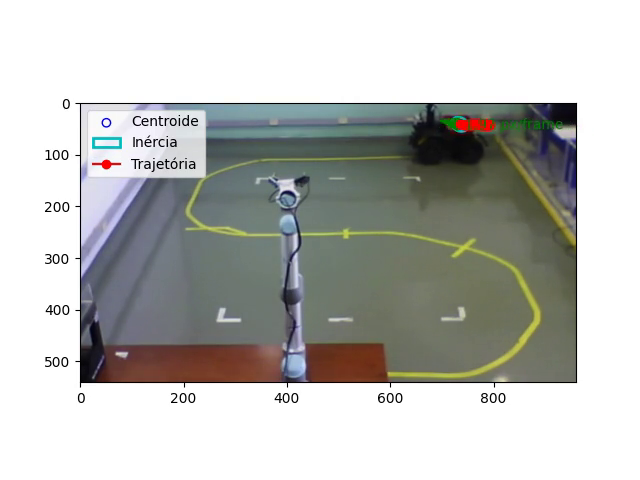
#> input picture frame 206 of husky1_original_with_ellipse_and_trace.mp4, 640 x 480 px, given in place of video1_husky.mp4, which was not available
$ jupyter execute --allow-errors EDProj-EstimacaoRoboMovel.ipynb   (text cells are left out)
#> lines starting #> are read from the running program, lines starting #| are printed output that depends on the picture; after the words box and inside, x2 and y2 are one past the last pixel; in counts of white or black regions, pixels touching at a corner belong together; pictures that were not available may be replaced by others from this repository, and a replacement may not be noted
#> further down, frame is the input picture: shape (480, 640, 3); mean B, G, R 186.4, 189.8, 188.7
#> `gray_frame = cv2.cvtColor(frame, cv2.COLOR_BGR2GRAY)`:
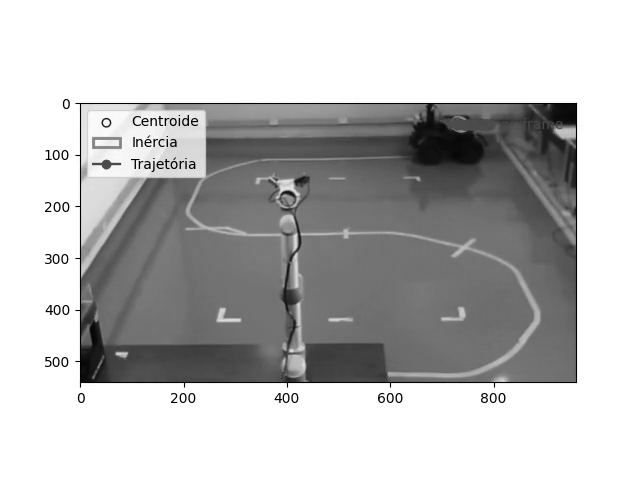
#> gray_frame: shape (480, 640); min 0, max 255, mean 189.1
#> `R = frame[:, :, 2]`:
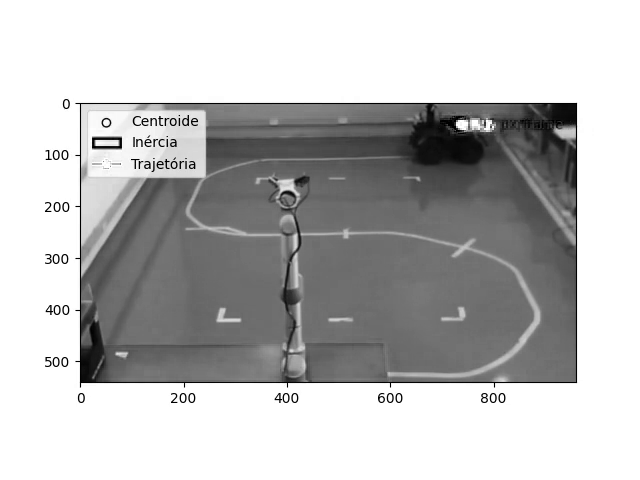
#> R: shape (480, 640); min 0, max 255, mean 188.7
#> `B = frame[:, :, 0]`:
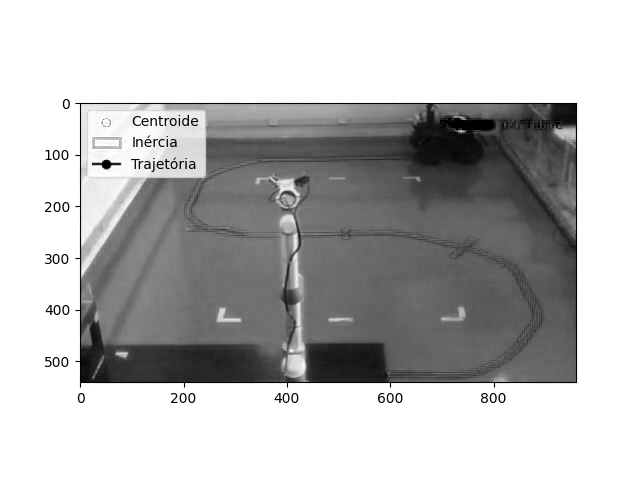
#> B: shape (480, 640); min 0, max 255, mean 186.4
#> `Y = R + B + G`:
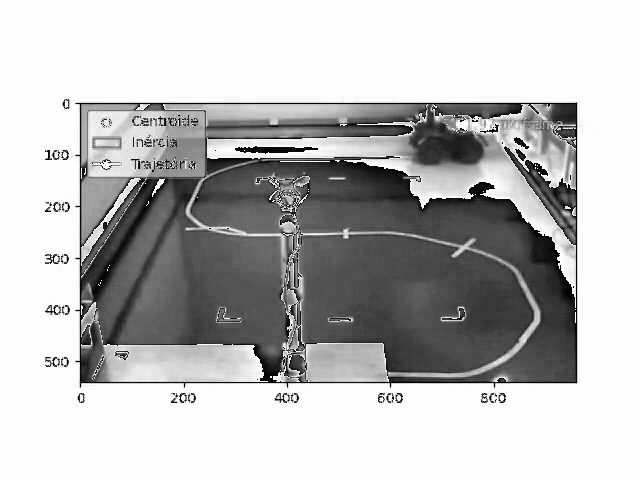
#> Y: shape (480, 640); min 0, max 255, mean 187.1
#> `r = R / Y`:
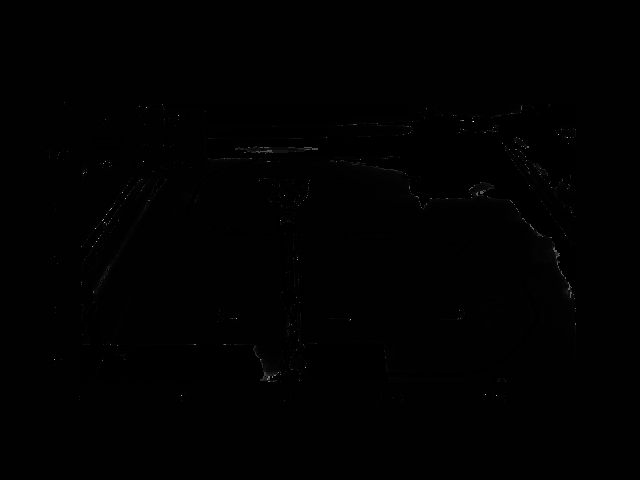
#> r: shape (480, 640) float64; 0.25% of the values are NaN or infinite; the others: min 0, max 255, mean 1.4; drawn with min black, max white, NaN and infinite black
#> `Frame_tresh = ((r >= 0.5) & (g <= 0.2)).astype(np.uint8) * 255`:
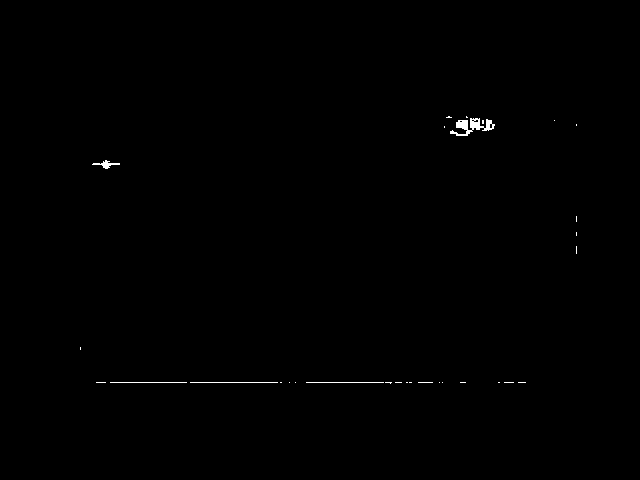
#> Frame_tresh: shape (480, 640); 0.26% white; 30 white regions (25 under 20 px), largest, box (x1, y1, x2, y2) and area: (450, 118, 495, 136) 349, (92, 160, 120, 169) 92, (190, 382, 278, 383) 88, (306, 382, 384, 383) 78, (110, 382, 187, 383) 77
[cell 1]
### Carregando as Bibliotecas a serem utilizadas em cada etapa do programa

import cv2
import sys
import numpy as np
import matplotlib.pyplot as plt
import imageio
from matplotlib.backends.backend_agg import FigureCanvasAgg as FigureCanvas
from matplotlib.patches import FancyArrowPatch

[cell 2]
plt.close('all')
print('Resultados Obtidos no Programa: ')

# Carregando o arquivo de vídeo
husky = cv2.VideoCapture("video1_husky.mp4")

# Definindo S1
S1 = np.ones((3, 3), dtype=np.uint8)

def plot_moments(image):
    fig, ax = plt.subplots()
    ax.imshow(image, cmap='gray')
    m00 = np.sum(image)
#> m00 = 917
    #print("ÁREA =", m00)

    rows, cols = image.shape
    x = np.arange(cols)
    y = np.arange(rows)
    X, Y = np.meshgrid(x, y)

    uc = np.sum(X * image) / m00
#> uc = 366.4
    vc = np.sum(Y * image) / m00
#> vc = 223.4

    ax.scatter(uc, vc, c='none', edgecolors='b', marker='o', label='Centroide')
    #print('O centroide da imagem é:', [uc, vc])

    u20 = np.sum((X - uc)**2 * image) / m00
#> u20 = 21612.3
    u02 = np.sum((Y - vc)**2 * image) / m00
#> u02 = 14368.9
    u11 = np.sum((X - uc) * (Y - vc) * image) / m00
#> u11 = -8683.6
    J = np.array([[u20, u11], [u11, u02]])
#> J = [[21612.3, -8683.6], [-8683.6, 14368.9]]

    # [4 lines of commented-out code are left out]
    lmbda, x = np.linalg.eig(J)
#> lmbda = [27399.2, 8582]; x = [[0.832, 0.555], [-0.555, 0.832]]
    i = np.argmax(lmbda)
#> i = 0
    v = x[:, i]
#> v = [0.832, -0.555]
    angle = np.rad2deg(np.arctan2(v[1], v[0]))
#> angle = -33.68
    #print("DIREÇÃO =", angle, 'GRAUS')

    ellipse = plt.matplotlib.patches.Ellipse((uc, vc), width=np.sqrt(lmbda[0] * 5.991), height=np.sqrt(lmbda[1] * 5.991),
                                             angle=angle, edgecolor='c', linewidth=2, fill=False, label='Inércia')
    ax.add_patch(ellipse)

    ax.legend()
    plt.close(fig)  # Fechar a figura após obter os dados
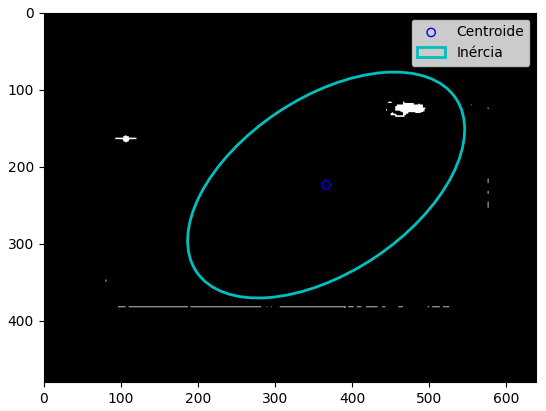
#> figure drawn by matplotlib, 1 panel
#> `img = np.array(canvas.renderer.buffer_rgba())`:
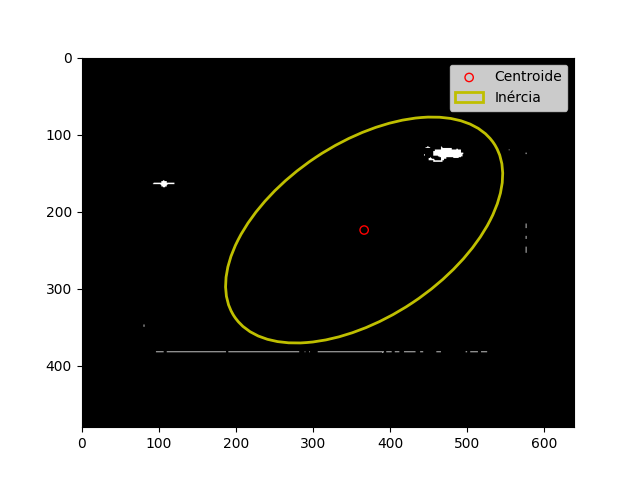
#> img: shape (480, 640, 4); mean of channels 0, 1, 2, 3 106.4, 107.9, 108, 255; drawn as B, G, R

    return fig

### -> Configuração do arquivo de vídeo de saída
video_writer = imageio.get_writer('husky1_with_ellipse1.mp4', fps=5)

# A cada frame do vídeo carregado, será realizada um conjunto de operações
i = 0
#> (the rest of this cell did not finish here and is left out)

[cell 3]
plt.close('all')
print('Resultados Obtidos no Programa: ')

# Carregando o arquivo de vídeo
husky = cv2.VideoCapture("video1_husky.mp4")

# Definindo S1
S1 = np.ones((3, 3), dtype=np.uint8)

def plot_moments(image, centroid_history):
    fig, ax = plt.subplots()
    ax.imshow(image, cmap='gray')
    m00 = np.sum(image)
#> m00 = 917
    #print("ÁREA =", m00)

    rows, cols = image.shape
    x = np.arange(cols)
    y = np.arange(rows)
    X, Y = np.meshgrid(x, y)

    uc = np.sum(X * image) / m00
#> uc = 366.4
    vc = np.sum(Y * image) / m00
#> vc = 223.4

    centroid_history.append((uc, vc))  # Adiciona a posição atual à lista de histórico

    # Desenha a trajetória (rastro) do centróide
    if len(centroid_history) > 1:
        centroid_history_np = np.array(centroid_history)
        ax.plot(centroid_history_np[:, 0], centroid_history_np[:, 1], 'ro-', label='Trajetória')

    ax.scatter(uc, vc, c='none', edgecolors='b', marker='o', label='Centroide')
    #print('O centroide da imagem é:', [uc, vc])

    u20 = np.sum((X - uc)**2 * image) / m00
#> u20 = 21612.3
    u02 = np.sum((Y - vc)**2 * image) / m00
#> u02 = 14368.9
    u11 = np.sum((X - uc) * (Y - vc) * image) / m00
#> u11 = -8683.6
    J = np.array([[u20, u11], [u11, u02]])
#> J = [[21612.3, -8683.6], [-8683.6, 14368.9]]

    # [4 lines of commented-out code are left out]
    lmbda, x = np.linalg.eig(J)
#> lmbda = [27399.2, 8582]; x = [[0.832, 0.555], [-0.555, 0.832]]
    i = np.argmax(lmbda)
#> i = 0
    v = x[:, i]
#> v = [0.832, -0.555]
    angle = np.rad2deg(np.arctan2(v[1], v[0]))
#> angle = -33.68
    #print("DIREÇÃO =", angle, 'GRAUS')

    ellipse = plt.matplotlib.patches.Ellipse((uc, vc), width=np.sqrt(lmbda[0] * 5.991), height=np.sqrt(lmbda[1] * 5.991),
                                             angle=angle, edgecolor='c', linewidth=2, fill=False, label='Inércia')
    ax.add_patch(ellipse)

    ax.legend()
    plt.close(fig)  # Fechar a figura após obter os dados

    return fig

### -> Configuração do arquivo de vídeo de saída
video_writer = imageio.get_writer('husky1_with_ellipse_and_trace1.mp4', fps=5)

# Lista para armazenar o histórico de posições do centróide
centroid_history = []

# A cada frame do vídeo carregado, será realizada um conjunto de operações
i = 0
#> (the rest of this cell did not finish here and is left out)

[cell 4]
import cv2
import numpy as np
import matplotlib.pyplot as plt
from matplotlib.backends.backend_agg import FigureCanvasAgg as FigureCanvas
import imageio
import sys

plt.close('all')
print('Resultados Obtidos no Programa: ')

# Carregando o arquivo de vídeo
husky = cv2.VideoCapture("video1_husky.mp4")

# Definindo a quantidade de FPS do vídeo e intervalo entre os frames a serem amostrados:
fps = 25
numframes = 50

# Redirecionar a saída padrão para um arquivo de texto
sys.stdout = open('husky_informations.txt', 'w')

# Definindo S1
S1 = np.ones((3, 3), dtype=np.uint8)

def plot_moments(frame, centroid_history):
    fig, ax = plt.subplots()

    # Mostrar o frame original
    ax.imshow(cv2.cvtColor(frame, cv2.COLOR_BGR2RGB))

    # Convertendo para escala de cinza
    gray_frame = cv2.cvtColor(frame, cv2.COLOR_BGR2GRAY)

    # Geramos aqui a cromaticidade do frame
    R = frame[:, :, 2]
    B = frame[:, :, 0]
    G = frame[:, :, 1]
    Y = R + B + G
    r = R / Y
    g = G / Y

    # Com r podemos aplicar o thresholding para demilitar a caixa
    # Limites para delimitar a parte vermelha do husky
    Frame_tresh = ((r >= 0.5) & (g <= 0.2)).astype(np.uint8) * 255

    # Removendo o ruído da imagem
    Frame_noise = cv2.erode(cv2.dilate(Frame_tresh, S1), S1)
    # Frame_noise = cv2.erode(cv2.dilate(Frame_noise, S2), S2)

    # Gerando os blobs da imagem
    _, Frame_blobs = cv2.connectedComponents(Frame_noise)
    Frame_blobs = Frame_blobs > 0

    m00 = np.sum(Frame_blobs)
#> m00 = 917
    rows, cols = Frame_blobs.shape
    x = np.arange(cols)
    y = np.arange(rows)
    X, Y = np.meshgrid(x, y)

    uc = np.sum(X * Frame_blobs) / m00
#> uc = 366.4
    vc = np.sum(Y * Frame_blobs) / m00
#> vc = 223.4

    centroid_history.append((uc, vc))  # Adiciona a posição atual à lista de histórico

    # Desenha a trajetória (rastro) do centróide
    if len(centroid_history) > 1:
        centroid_history_np = np.array(centroid_history)
        ax.plot(centroid_history_np[:, 0], centroid_history_np[:, 1], 'ro-', label='Trajetória')

    ax.scatter(uc, vc, c='none', edgecolors='b', marker='o', label='Centroide')
    print("\n------------------- Husky Information ----------------------")
    print('Centroide da Imagem:', [uc, vc])

    u20 = np.sum((X - uc)**2 * Frame_blobs) / m00
#> u20 = 21612.3
    u02 = np.sum((Y - vc)**2 * Frame_blobs) / m00
#> u02 = 14368.9
    u11 = np.sum((X - uc) * (Y - vc) * Frame_blobs) / m00
#> u11 = -8683.6
    J = np.array([[u20, u11], [u11, u02]])
#> J = [[21612.3, -8683.6], [-8683.6, 14368.9]]
    print("Momentos Centrais e Matriz de Inércia:")
    print(J)

    lmbda, x = np.linalg.eig(J)
#> lmbda = [27399.2, 8582]; x = [[0.832, 0.555], [-0.555, 0.832]]
    i = np.argmax(lmbda)
#> i = 0
    v = x[:, i]
#> v = [0.832, -0.555]
    angle = np.rad2deg(np.arctan2(v[1], v[0]))
#> angle = -33.68
    print("Direção:", angle, '[graus]')
    print("------------------------------------------------------------")

    ellipse = plt.matplotlib.patches.Ellipse((uc, vc), width=np.sqrt(lmbda[0] * 5.991), height=np.sqrt(lmbda[1] * 5.991),
                                             angle=angle, edgecolor='c', linewidth=2, fill=False, label='Inércia')
    ax.add_patch(ellipse)

    ax.legend()
    plt.close(fig)  # Fechar a figura após obter os dados
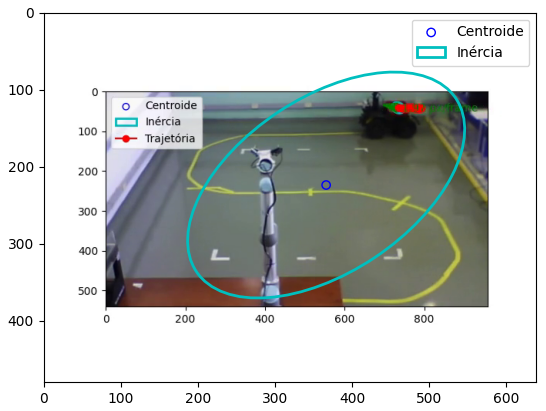
#> figure drawn by matplotlib, 1 panel
#> `img = np.array(canvas.renderer.buffer_rgba())`:
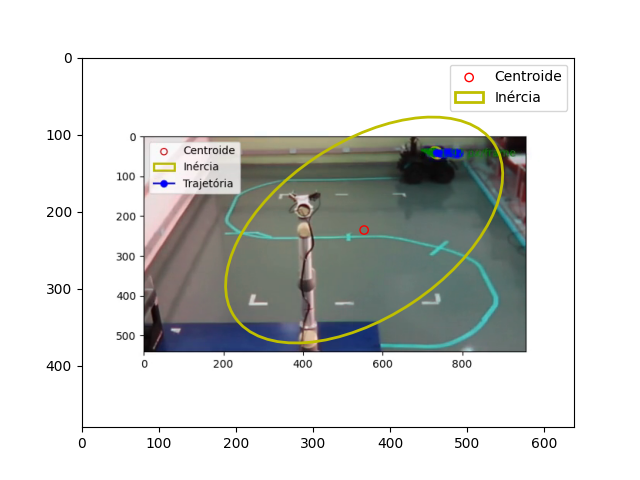
#> img: shape (480, 640, 4); mean of channels 0, 1, 2, 3 211.7, 213.8, 211.9, 255; drawn as B, G, R

    return fig

### -> Configuração do arquivo de vídeo de saída
video_writer = imageio.get_writer('husky1_original_with_ellipse_and_trace.mp4', fps=fps)

# Lista para armazenar o histórico de posições do centróide
centroid_history = []

# Variáveis para calcular a distância total percorrida
total_distance = 0

# A cada frame do vídeo carregado, será realizada um conjunto de operações
i = 0
#> (the rest of this cell did not finish here and is left out)

$ run again, starting later in the video
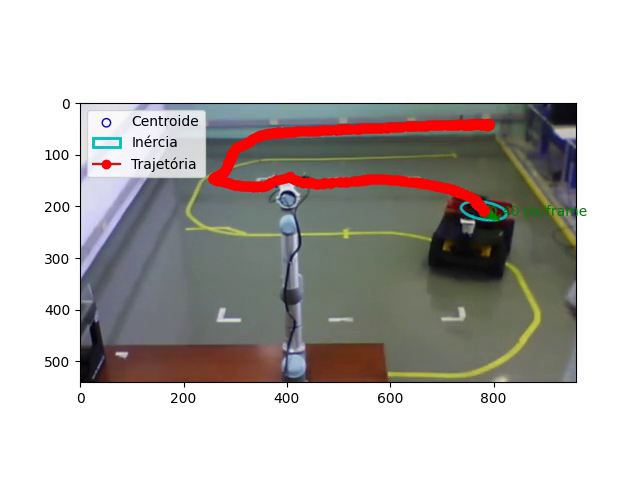
#> input picture frame 929 of husky1_original_with_ellipse_and_trace.mp4, 640 x 480 px, given in place of video1_husky.mp4, which was not available
#> frame is the input picture: shape (480, 640, 3); mean B, G, R 183.3, 186.1, 190.1
#> Frame_tresh: shape (480, 640); 2% white; 31 white regions (22 under 20 px), largest, box (x1, y1, x2, y2) and area: (209, 118, 495, 216) 5613, (92, 160, 121, 169) 92, (306, 382, 387, 383) 81
#> Frame_noise: shape (480, 640); 2.1% white; 23 white regions (14 under 20 px), largest, box (x1, y1, x2, y2) and area: (209, 118, 495, 216) 5899, (92, 160, 121, 169) 99, (306, 382, 387, 383) 81
#> `_, Frame_blobs = cv2.connectedComponents(Frame_noise)`:
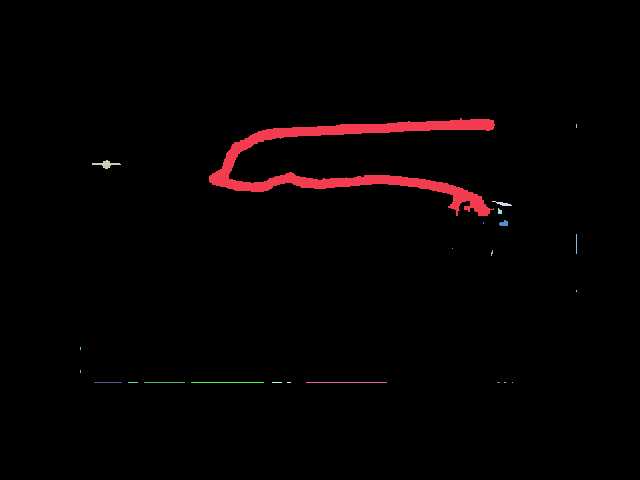
#> Frame_blobs: shape (480, 640) int32; 24 distinct labels, from 0 to 23; one colour per label, 0 black
#> in plot_moments, `m00 = np.sum(image)`: m00 = 6396
#> in plot_moments, `uc = np.sum(X * image) / m00`: uc = 348.5
#> in plot_moments, `vc = np.sum(Y * image) / m00`: vc = 170.7
#> in plot_moments, `u20 = np.sum((X - uc)**2 * image) / m00`: u20 = 9042.4
#> in plot_moments, `u02 = np.sum((Y - vc)**2 * image) / m00`: u02 = 2718.1
#> in plot_moments, `u11 = np.sum((X - uc) * (Y - vc) * image) / m00`: u11 = -725.2
#> in plot_moments, `J = np.array([[u20, u11], [u11, u02]])`: J = [[9042.4, -725.2], [-725.2, 2718.1]]
#> in plot_moments, `lmbda, x = np.linalg.eig(J)`: lmbda = [9124.5, 2636]; x = [[0.994, 0.112], [-0.112, 0.994]]
#> in plot_moments, `i = np.argmax(lmbda)`: i = 0
#> in plot_moments, `v = x[:, i]`: v = [0.994, -0.112]
#> in plot_moments, `angle = np.rad2deg(np.arctan2(v[1], v[0]))`: angle = -6.46
#> in plot_moments, `m00 = np.sum(image)`: m00 = 6396
#> in plot_moments, `uc = np.sum(X * image) / m00`: uc = 348.5
#> in plot_moments, `vc = np.sum(Y * image) / m00`: vc = 170.7
#> in plot_moments, `u20 = np.sum((X - uc)**2 * image) / m00`: u20 = 9042.4
#> in plot_moments, `u02 = np.sum((Y - vc)**2 * image) / m00`: u02 = 2718.1
#> in plot_moments, `u11 = np.sum((X - uc) * (Y - vc) * image) / m00`: u11 = -725.2
#> in plot_moments, `J = np.array([[u20, u11], [u11, u02]])`: J = [[9042.4, -725.2], [-725.2, 2718.1]]
#> in plot_moments, `lmbda, x = np.linalg.eig(J)`: lmbda = [9124.5, 2636]; x = [[0.994, 0.112], [-0.112, 0.994]]
#> in plot_moments, `i = np.argmax(lmbda)`: i = 0
#> in plot_moments, `v = x[:, i]`: v = [0.994, -0.112]
#> in plot_moments, `angle = np.rad2deg(np.arctan2(v[1], v[0]))`: angle = -6.46
#> in plot_moments, `m00 = np.sum(Frame_blobs)`: m00 = 6396
#> in plot_moments, `uc = np.sum(X * Frame_blobs) / m00`: uc = 348.5
#> in plot_moments, `vc = np.sum(Y * Frame_blobs) / m00`: vc = 170.7
#> in plot_moments, `u20 = np.sum((X - uc)**2 * Frame_blobs) / m00`: u20 = 9042.4
#> in plot_moments, `u02 = np.sum((Y - vc)**2 * Frame_blobs) / m00`: u02 = 2718.1
#> in plot_moments, `u11 = np.sum((X - uc) * (Y - vc) * Frame_blobs) / m00`: u11 = -725.2
#> in plot_moments, `J = np.array([[u20, u11], [u11, u02]])`: J = [[9042.4, -725.2], [-725.2, 2718.1]]
#> in plot_moments, `lmbda, x = np.linalg.eig(J)`: lmbda = [9124.5, 2636]; x = [[0.994, 0.112], [-0.112, 0.994]]
#> in plot_moments, `i = np.argmax(lmbda)`: i = 0
#> in plot_moments, `v = x[:, i]`: v = [0.994, -0.112]
#> in plot_moments, `angle = np.rad2deg(np.arctan2(v[1], v[0]))`: angle = -6.46
#> `img = np.array(canvas.renderer.buffer_rgba())`:
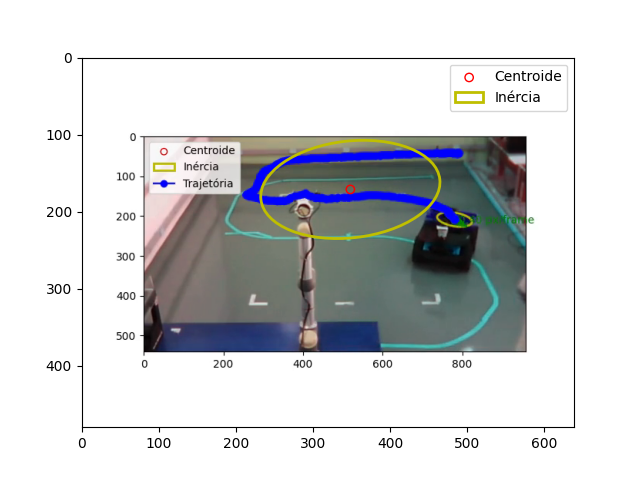
#> img: shape (480, 640, 4); mean of channels 0, 1, 2, 3 212.9, 211.5, 209.9, 255; drawn as B, G, R
